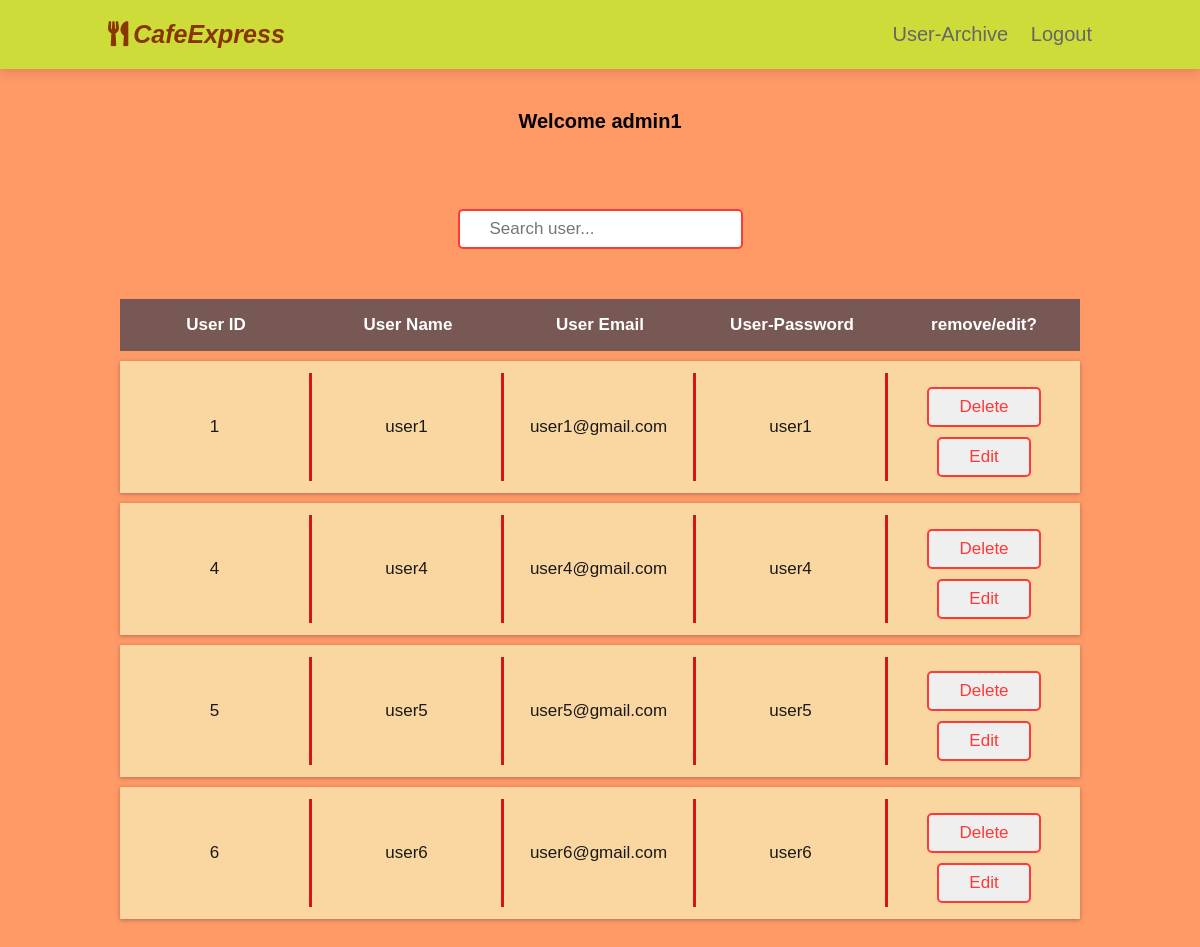
Screenshot of /CFMS/pages/view_users.php (signed in) with the database file from the repository.
### tables this page shows
CREATE TABLE `users` (
  `user_name` varchar(30) DEFAULT NULL,
  `user_id` int(6) NOT NULL,
  `user_email` varchar(30) DEFAULT NULL,
  `user_pass` varchar(8) DEFAULT NULL,
  `created_at` timestamp NOT NULL DEFAULT current_timestamp()
);

### CFMS/pages/view_users.php (the view, shortened to what this page needs)
<!DOCTYPE html>
<html lang="en" dir="ltr">
  <head>
    <link rel="stylesheet"href="https://cdnjs.cloudflare.com/ajax/libs/font-awesome/5.15.4/css/fontawesome.min.css" />
	<link rel="stylesheet" href="https://cdnjs.cloudflare.com/ajax/libs/font-awesome/5.15.4/css/solid.min.css" />
    <link rel="stylesheet" href="../css/style.css" />
    <link rel="stylesheet" href="../css/style2.css">
  </head>
  <body>
  <header>
      <a href="#" class="logo"><i class="fas fa-utensils"></i><i><b>CafeExpress</b></i></a>
      <nav class="navbar">
      <a href="user_archive.php">User-Archive</a>
        <a href="logout.php">Logout</a>
      </nav>
    </header>
  <br><br><br><br><br><br><br><br><br><br>
    <center>
      <h1>Welcome <?php echo $_SESSION['admin_name'];?> </h1>
      <br><br><br><br><br><br>
    </center>
    <center>
      <div>
        <input type="text" name="live_search" id="live_search" autocomplete="off" class="btn"
          placeholder="Search user...">
      </div>
    </center>
      <div id="tmp">
      <div class="table-box" >
        <div class="table-row table-head">
            <div class="table-cell ">
                <p>User ID</p>
            </div>
            <div class="table-cell ">
                <p>User Name</p>
            </div>
            <div class="table-cell ">
                <p>User Email</p>
            </div>
            <div class="table-cell ">
                <p>User-Password</p>
            </div>
            <div class="table-cell ">
                <p>remove/edit?</p>
            </div>
        </div>
        <?php
        include('./connection.php');
        $view_users_query = "select * from users";
        $run = mysqli_query( $conn, $view_users_query);
        while ($row = mysqli_fetch_array($run)) {
            $user_id    =  $row[1];
            $user_name  =  $row[0];
            $user_email =  $row[2];
            $user_pass  =  $row[3];
        ?>
      <div class="table-row">
            <div class="table-cell ">
                <p><?=$user_id;?></p>
            </div>
            <div class="table-cell ">
                <p><?=$user_name;?></p>
            </div>
            <div class="table-cell ">
                <p><?=$user_email;?></p>
            </div>
            <div class="table-cell">
                <p><?=$user_pass;?></p>
            </div>
            <div class="table-cell last-cell">
                <a href="./delete.php?id=<?=$user_id;?>">
                  <button class="btn" onclick="return confirm('Are you sure?');"> Delete </button></a>
                <a href="./edit.php?id=<?=$user_id;?>">
                <button class="btn" > Edit </button></a>
            </div>
        </div>
        <?php
        }
        ?>
          </div>
        </div>
  </body>
</html>

### CFMS/css/style.css (style rules this page uses)
:root { --red: #ff3838; }
* { font-family: Arial, Helvetica, sans-serif; margin: 0; padding: 0; box-sizing: border-box; outline: none; border: none; text-decoration: none; text-transform: none !important; transition: all 0.2s linear; }
html { font-size: 62.5%; overflow-x: hidden; scroll-behavior: smooth; scroll-padding-top: 6rem; }
body { background: #ff9966; }
.btn { display: inline-block; padding: 0.8rem 3rem; border: 0.2rem solid var(--red); color: var(--red); cursor: pointer; font-size: 1.7rem; border-radius: 0.5rem; position: relative; overflow: hidden; z-index: 0; margin-top: 1rem; }
.btn::before { content: ""; position: absolute; top: 0; right: 0; width: 0%; height: 100%; background: var(--red); transition: 0.3s linear; z-index: -1; }
header { position: fixed; top: 0; left: 0; right: 0; z-index: 1000; display: flex; align-items: center; justify-content: space-between; background: #cddc39; padding: 2rem 9%; box-shadow: 0 0.5rem 1rem rgba(0, 0, 0, 0.1); }
header .logo { font-size: 2.5rem; color: #873600; }
header .logo i { padding-right: 0.5rem; color: #873600; }
header .navbar a { font-size: 2rem; margin-left: 2rem; color: #666; }

### CFMS/css/style2.css (style rules this page uses)
* { margin: 0; padding: 0; }
.table-box { margin: 50px auto; }
.table-row { display: table; width: 80%; margin: 10px auto; font-family: sans-serif; background: #fad7a0; padding: 12px 0; color: rgb(26, 25, 25); font-size: 17px; box-shadow: 0 1px 4px 0px rgba(0, 0, 50, 0.3); }
.table-head { background: #634e53dc; box-shadow: none; color: #fff; text-align: center; font-weight: 600; }
.table-head .table-cell { border-right: none; }
.table-cell { display: table-cell; width: 20%; text-align: center; padding: 4px 0; border-right: 3px solid #d61616; vertical-align: middle; }
.last-cell { border-right: none; }
a { text-decoration: none; color: rgb(26, 26, 26); }

### rows the page displays
users: user_id "1", user_name "user1", user_email "user1@gmail.com", user_pass "user1"
users: user_id "4", user_name "user4", user_email "user4@gmail.com", user_pass "user4"
users: user_id "5", user_name "user5", user_email "user5@gmail.com", user_pass "user5"
users: user_id "6", user_name "user6", user_email "user6@gmail.com", user_pass "user6"

### other values shown
$_SESSION['admin_name'] "admin1"
